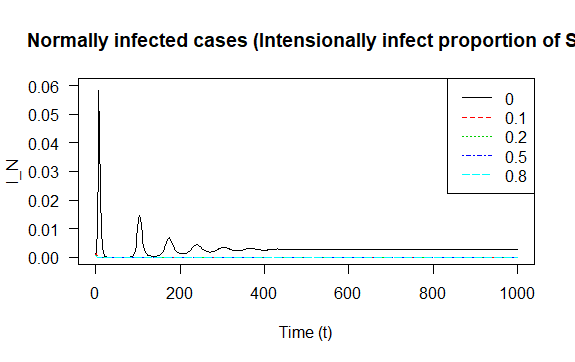

Write R code to recreate this figure.
library(deSolve)
## Vector Field for SIR model
SIR.vector.field <- function(t, vars, parms) {
  ##SIR.vector.field <- function(t, vars=c(S=S,I=I,R=R,Q=Q,X=X), parms=c(R_0=R_0,gamma=gamma,delta=delta,mu=mu,p=p)) {
    with(as.list(c(parms, vars)), {
    ## Summary: In intensional infection cases, I divided the infected further into normally infected and intensionally infected. 
    ##          While the normally infected cases are the real casualties.
    dS <- mu -gamma*R_0*S*(I_N+I_T) -p*S -mu*S# dS/dt
    dQ <- gamma*R_0*S*(I_N+I_T)+p*S + mu*p # cumulative cases
    dX <- gamma*R_0*S*I_N #cumulative normally infected cases
    dI_T <- p*S+gamma*R_0*S*I_T - gamma*I_T-mu*I_T # intensional infected cases, and cases which is infected by them
    dI_N <- gamma*R_0*S*I_N - gamma*I_N-mu*I_N # Normally infected cases
    dR <- gamma*(I_T+I_N)-mu*R #dR/dt
    
    dS_v <- mu-gamma*R_0*S_v*V -p*(S_v) - mu*(S_v)
    dV <- gamma*R_0*S_v*V - gamma*V-mu*V # Prevalence of vaccination
    dV_c <- gamma*R_0*S_v*V #cumulative infected cases with normal vaccination
    vec.fld <- c(dS=dS, dI_N=dI_N,dI_T=dI_T, dR=dR, dQ=dQ, dX=dX, dV=dV,dV_c=dV_c,dS_v=dS_v)
    return(list(vec.fld)) # ode() requires a list
  })
}

draw.soln <- function(ic=c(S=1,I_T=0,I_N=0,R=0,Q=0,X=0,V=0,V_c=0), tmax=1,
                      times=seq(0,tmax,by=tmax/500),
                      func, parms, ... ) {
  soln <- ode(ic, times, func, parms)
  lines(times, soln[,"I_N"], lwd=1,...)
  
  return(invisible(as.data.frame(soln)))
}

## Plot solutions of the SIR model
tmax <- 1000 # end time for numerical integration of the ODE
## draw box for plot:
plot(0,0,xlim=c(0,tmax),ylim=c(0,0.06),
     type="n",main="Normally infected cases (Intensionally infect proportion of S)",xlab="Time (t)",ylab="I_N",las=1)
## initial conditions:
I_T0 <- 0.0005
I_N0 <- 0.0005
S0 <- 1 - (I_T0+I_N0)
R0 <- 1 - (I_T0+I_N0) - S0
V0 <- 0.001
Q0 <- I_T0+I_N0
X0 <- Q0
V_c0 <- V0
S_v0 <- 1 - V_c0
## draw solutions for several values of parameter R_0:
vary_p <- c(0,0.1,0.2,0.5,0.8)

for (i in 1:length(vary_p)) {
  draw.soln(ic=c(S=S0,I_N=I_N0,I_T=I_T0,R=R0,Q=Q0,X=X0,V=V0,V_c=V_c0,S_v=S_v0), tmax=tmax,
            func=SIR.vector.field,
            parms=c(R_0=1.8,gamma=1,delta=0,mu=1/80,p=vary_p[i]),
            col=i,
            lty=i # use a different line style for each solution
  )
}
legend("topright",legend=vary_p,col=1:length(vary_p),lty=1:length(vary_p))
